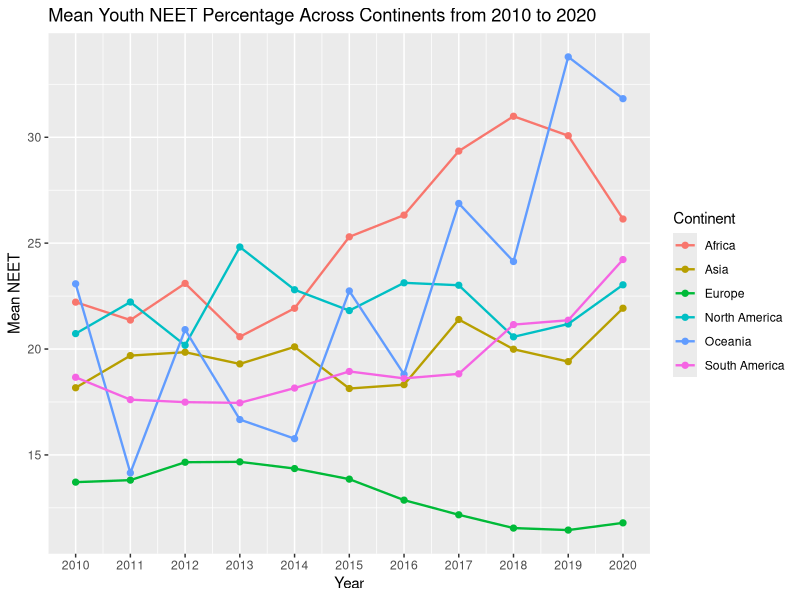

Reproduce this figure in R.
library(tidyverse)
library(ggplot2)
library(dplyr)
setwd("C:/Users/User/Downloads")

youth_NEET <- read.csv("youth-not-in-education-employment-training.csv")
continents <- read.csv("continents-according-to-our-world-in-data.csv")

#tidy columns
youth_NEET_continent_1 <- inner_join(youth_NEET, continents, by = "Entity")
youth_NEET_continent <- youth_NEET_continent_1 %>% select(-Code.y, -Year.y)

#rename
youth_NEET_continent <- youth_NEET_continent %>% 
  rename(NEET = Share.of.youth.not.in.education..employment.or.training..total....of.youth.population. , Year = Year.x)

#calculate mean
mean_NEET_continents <- youth_NEET_continent %>% 
  group_by(Continent, Year) %>% 
  summarise(mean_NEET = mean(NEET, na.rm = TRUE))

#plotting
mean_NEET_continents %>%
  filter(Year >= 2010, Year <= 2020) %>%
  ggplot(aes(x = Year, y = mean_NEET, colour = Continent)) + 
  geom_point(size = 1.8) +
  geom_line(size = 0.8) + 
  scale_x_continuous(breaks = 2010:2020) + 
  labs(title = "Mean Youth NEET Percentage Across Continents from 2010 to 2020", y = "Mean NEET")